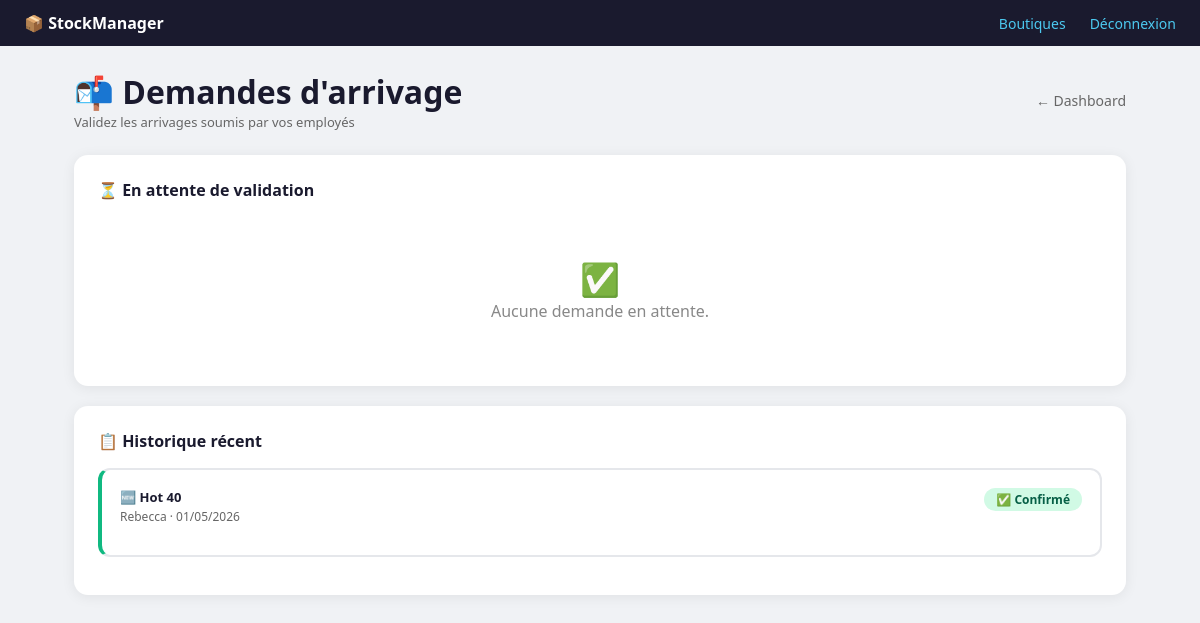
The page /demandes/ (signed in) on the database its author committed.
### stock/models.py (models this page shows, shortened)
class DemandeArrivage(models.Model):
    STATUT_CHOICES = [
        ('en_attente', 'En attente'),
        ('confirme', 'Confirmé'),
        ('refuse', 'Refusé'),
    ]
    TYPE_CHOICES = [
        ('arrivage', 'Arrivage stock existant'),
        ('nouveau_produit', 'Nouveau produit'),
    ]
    boutique = models.ForeignKey(Boutique, on_delete=models.CASCADE, related_name='demandes')
    employe = models.ForeignKey(User, on_delete=models.CASCADE, related_name='demandes')
    type_demande = models.CharField(max_length=20, choices=TYPE_CHOICES, default='arrivage')
    statut = models.CharField(max_length=20, choices=STATUT_CHOICES, default='en_attente')
    date_creation = models.DateTimeField(auto_now_add=True)
    date_traitement = models.DateTimeField(null=True, blank=True)
    stock = models.ForeignKey(
        StockBoutique, on_delete=models.SET_NULL,
        null=True, blank=True, related_name='demandes'
    )
    nom_produit = models.CharField(max_length=200, blank=True)
    marque = models.ForeignKey(
        Marque, on_delete=models.SET_NULL,
        null=True, blank=True
    )
    categorie = models.ForeignKey(
        Categorie, on_delete=models.SET_NULL,
        null=True, blank=True
    )
    type_produit = models.CharField(max_length=20, blank=True)
    quantite = models.PositiveIntegerField(default=0)
    date_arrivage = models.DateField(null=True, blank=True)
    notes = models.TextField(blank=True)
    imeis_json = models.TextField(blank=True, default='[]')
    prix_achat = models.DecimalField(
        max_digits=10, decimal_places=0,
        null=True, blank=True
    )
    prix_vente_suggere = models.DecimalField(
        max_digits=10, decimal_places=0,
        null=True, blank=True
    )
    notes_patron = models.TextField(blank=True)
    class Meta:
        ordering = ['-date_creation']
        verbose_name = "Demande d'arrivage"

### stock/views.py (the view)
# urls.py: path('demandes/', views.demandes_liste, name='demandes_liste'),
@login_required
@proprietaire_requis
def demandes_liste(request):
    boutique = get_boutique_active(request)
    if not boutique:
        return redirect('choisir_boutique')
    boutiques = Boutique.objects.filter(proprietaire=request.user)
    demandes_attente = DemandeArrivage.objects.filter(
        boutique__in=boutiques,
        statut='en_attente'
    ).select_related('employe', 'boutique', 'stock__produit', 'marque', 'categorie')
    demandes_traitees = DemandeArrivage.objects.filter(
        boutique__in=boutiques,
        statut__in=['confirme', 'refuse']
    ).select_related('employe', 'boutique').order_by('-date_traitement')[:20]
    return render(request, 'stock/demandes_liste.html', {
        'demandes_attente': demandes_attente,
        'demandes_traitees': demandes_traitees,
        'nb_attente': demandes_attente.count(),
    })

### stock/context_processors.py (called while the page is built)
def demandes_en_attente(request):
    if not request.user.is_authenticated:
        return {}
    try:
        if request.user.profil.est_proprietaire:
            boutiques = Boutique.objects.filter(proprietaire=request.user)
            nb = DemandeArrivage.objects.filter(
                boutique__in=boutiques,
                statut='en_attente'
            ).count()
            return {'nb_demandes_attente': nb}
    except Exception:
        pass
    return {'nb_demandes_attente': 0}

### stock/models.py (called while the page is built)
    @property
    def est_proprietaire(self):
        return self.role == 'proprietaire'

### stock/views.py (called while the page is built)
def proprietaire_requis(view_func):
    @wraps(view_func)
    def wrapper(request, *args, **kwargs):
        try:
            profil = request.user.profil
        except Exception:
            raise PermissionDenied
        if not profil.est_proprietaire:
            messages.error(request, "Accès réservé au propriétaire.")
            return redirect('pos')  # L'employé atterrit sur la caisse
        return view_func(request, *args, **kwargs)
    return wrapper

def get_boutique_active(request):
    from .models import Boutique
    boutique_id = request.session.get('boutique_active_id')
    if not boutique_id:
        return None
    return Boutique.objects.filter(id=boutique_id).first()

### stock/templates/stock/demandes_liste.html (shortened to what this page needs)
{% extends 'stock/base.html' %}
{% block content %}
<div class="page-header">
    <div>
        <h1>📬 Demandes d'arrivage</h1>
        <p style="color:#666; font-size:13px;">Validez les arrivages soumis par vos employés</p>
    </div>
    <a href="{% url 'dashboard' %}" style="color:#666; font-size:14px; text-decoration:none;">← Dashboard</a>
</div>
<div class="card">
    <h2>
        ⏳ En attente de validation
    </h2>
    {% if demandes_attente %}
        {% for d in demandes_attente %}
        <div class="demande-card attente">
            <div class="demande-header">
                <div>
                    <div class="demande-type">
                        {% if d.type_demande == 'nouveau_produit' %}🆕 Nouveau produit
                        {% else %}📥 Arrivage stock{% endif %}
                        —
                        {% if d.type_demande == 'nouveau_produit' %}
                            {{ d.marque }} {{ d.nom_produit }}
                        {% else %}
                            {{ d.stock.produit }}
                        {% endif %}
                    </div>
                    <div class="demande-meta">
                        Par <strong>{{ d.employe.username }}</strong> ·
                        {{ d.boutique.nom }} ·
                        {{ d.date_creation|date:"d/m/Y à H:i" }}
                    </div>
                </div>
                <span class="badge badge-attente">⏳ En attente</span>
            </div>
            <div class="demande-detail">
                <div class="detail-item">
                    <div class="lbl">Quantité</div>
                    <div class="val">{{ d.quantite }} unité(s)</div>
                </div>
                <div class="detail-item">
                    <div class="lbl">Date arrivage</div>
                    <div class="val">{{ d.date_arrivage|date:"d/m/Y"|default:"—" }}</div>
                </div>
                <div class="detail-item">
                    <div class="lbl">IMEI soumis</div>
                    <div class="val">{{ d.imeis_list|length }}</div>
                </div>
                {% if d.notes %}
                <div class="detail-item">
                    <div class="lbl">Notes employé</div>
                    <div class="val">{{ d.notes }}</div>
                </div>
                {% endif %}
            </div>
            <a href="{% url 'demande_traiter' d.id %}" class="btn btn-primary">
                ✅ Valider et saisir les prix
            </a>
        </div>
        {% endfor %}
    {% else %}
    <div class="empty">
        <p style="font-size:32px">✅</p>
        <p>Aucune demande en attente.</p>
    </div>
    {% endif %}
</div>
{% if demandes_traitees %}
<div class="card">
    <h2>📋 Historique récent</h2>
    {% for d in demandes_traitees %}
    <div class="demande-card {{ d.statut }}">
        <div class="demande-header">
            <div>
                <div class="demande-type">
                    {% if d.type_demande == 'nouveau_produit' %}🆕{% else %}📥{% endif %}
                    {% if d.type_demande == 'nouveau_produit' %}{{ d.nom_produit }}{% else %}{{ d.stock.produit }}{% endif %}
                </div>
                <div class="demande-meta">{{ d.employe.username }} · {{ d.date_creation|date:"d/m/Y" }}</div>
            </div>
            {% if d.statut == 'confirme' %}
                <span class="badge badge-confirme">✅ Confirmé</span>
            {% else %}
                <span class="badge badge-refuse">❌ Refusé</span>
            {% endif %}
        </div>
    </div>
    {% endfor %}
</div>
{% endif %}
{% endblock %}

### stock/templates/stock/base.html (style rules this page uses)
* { box-sizing: border-box; margin: 0; padding: 0; }
body { font-family: 'Segoe UI', sans-serif; background: #f0f2f5; color: #1a1a2e; }

### stock/templates/stock/demandes_liste.html (style rules this page uses)
.page-header { display:flex; justify-content:space-between; align-items:center; margin-bottom:24px; flex-wrap:wrap; gap:12px; }
.card { background:white; border-radius:14px; padding:24px; box-shadow:0 2px 14px rgba(0,0,0,.07); margin-bottom:20px; }
.card h2 { font-size:16px; font-weight:700; margin-bottom:16px; display:flex; align-items:center; gap:10px; }
.demande-card { border:2px solid #e5e7eb; border-radius:12px; padding:18px; margin-bottom:14px; transition:border-color .2s; }
.demande-card.confirme { border-left:4px solid #10b981; }
.demande-header { display:flex; justify-content:space-between; align-items:flex-start; flex-wrap:wrap; gap:8px; margin-bottom:12px; }
.demande-type { font-size:13px; font-weight:700; }
.demande-meta { font-size:12px; color:#666; margin-top:2px; }
.badge { padding:3px 12px; border-radius:20px; font-size:12px; font-weight:600; }
.badge-confirme { background:#d1fae5; color:#065f46; }
.empty { text-align:center; padding:40px; color:#888; }

### rows shown on the page
DemandeArrivage: nom_produit "Hot 40", employe.username "Rebecca", date_creation "01/05/2026", statut "✅ Confirmé"
